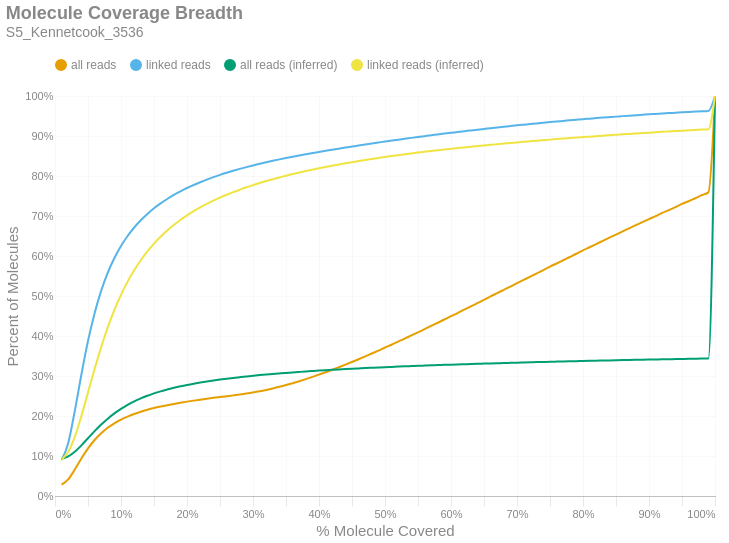

Source (notebook cell):
### Markdown cell above
### Molecule Read Coverage
This chart shows molecule coverage breadth as computed by the number of bases aligned to that molecule. In other words, "*how much of each unique long molecule is actually sequenced/aligned?*" Keep in mind there is a distinction between sequences and alignments, since some sequences belonging to a particular molecule may not align well and wouldn't appear in the alignment data. This chart also shows molecule coverage breadth as computed by the *inferred fragment* from which the aligned sequences originate. Unlike read coverage, this calculation takes into account the total insert size, including unsequenced gaps between the forward and reverse reads. Like the previous figures, these are cumulative percents.

### Code cell
if SKIPLR:
    print_html(f"Skipped")
else:
    binned_df = consolidated_hist(valids['coverage_bp'], mask, 0.01, True)
    binned_df_inf = consolidated_hist(valids['coverage_inserts'], mask, 0.01, True)
    binned_df = binned_df.with_columns(pl.lit(binned_df_inf['all reads (cumsum)']).alias('all reads (inferred)'))
    binned_df = binned_df.with_columns(pl.lit(binned_df_inf['linked reads (cumsum)']).alias('linked reads (inferred)'))
    binned_df = binned_df.with_columns(
        (pl.col('bin').cast(pl.Float64) + 0.01).alias('right_edge')
    )

    with SafeRender(binned_df):
        (
            density_plot(binned_df, 'Molecule Coverage Breadth', samplename, 'molcov', ['all reads (inferred)','linked reads (inferred)'])
            .encode(
                #x=alt.X('bin:Q', title="% Molecule Covered").axis(format = '%').scale(padding=0),
                x=alt.X('right_edge:Q', title="% Molecule Covered").axis(format='%').scale(padding=0),
                y=alt.Y('value:Q', title='Percent of Molecules')
                    .axis(format='%')
                    .stack(False)
                    .scale(domainMin=0, padding=0),
                color=alt.Color("key:N").scale(domain = ["all reads", "linked reads", "all reads (inferred)", "linked reads (inferred)"]),
                tooltip = [
                    alt.Tooltip("key:N", title = "Data Type"),
                    alt.Tooltip("range_label:N", title="% Molecule Covered"),
                    alt.Tooltip("value:Q", format = ".2%", title="% Molecules")
                ]
            )
        ).display()

### Figure 1 — Vega-Lite specification as saved in the notebook (floating-point values rounded to 4 significant figures)
{"width": "container", "height": 400, "config": {"title": {"anchor": "start", "dy": -15, "fontSize": 18, "color": "#888888", "subtitleColor": "#888888", "subtitleFontSize": 14}, "arc": {"fill": "#0072B2"}, "axis": {"domainColor": "#888888", "domainWidth": 0.5, "gridWidth": 0.2, "grid": false, "titleFontWeight": 400, "titleFontSize": 15, "labelFontSize": 11, "labelColor": "#888888", "tickColor": "#888888", "tickWidth": 0.2, "titleColor": "#888888"}, "axisBand": {"grid": false}, "axisX": {"grid": true, "tickSize": 10, "domainCap": "round"}, "axisY": {"domain": false, "grid": true, "tickSize": 0, "domainCap": "round"}, "background": "transparent", "header": {"labelFontSize": 15, "labelColor": "#888888", "titleFontSize": 15, "titleFontWeight": 600, "titleColor": "#888888"}, "legend": {"labelFont": "sans-serif", "labelFontSize": 12, "labelColor": "#888888", "symbolSize": 100, "symbolType": "circle", "titleFontSize": 12, "titlePadding": 10, "titleColor": "#888888", "title": null, "orient": "top"}, "range": {"category": ["#E69F00", "#56B4E9", "#009E73", "#F0E442", "#0072B2", "#D55E00", "#CC79A7", "#000000"], "diverging": ["#cfe8f3", "#a2d4ec", "#73bfe2", "#46abdb", "#1696d2", "#12719e"]}, "area": {"fill": "#0072B2", "fillOpacity": 0.7, "line": true, "strokeOpacity": 0.7}, "line": {"color": "#0072B2", "stroke": "#0072B2", "strokeWidth": 2}, "trail": {"color": "#0072B2", "stroke": "#0072B2", "strokeWidth": 0, "size": 1}, "point": {"filled": true, "fillOpacity": 1.0, "size": 95}, "text": {"color": "#888888", "fontSize": 11, "align": "right", "fontWeight": 400, "size": 11}, "bar": {"fill": "#0072B2", "stroke": null}, "view": {"stroke": null, "continuousWidth": 660, "continuousHeight": 400}}, "data": {"name": "data-7a6d293585a901d4cf69af09f494de36"}, "mark": {"type": "line", "interpolate": "monotone", "point": {"opacity": 0, "size": 275}}, "encoding": {"color": {"field": "key", "scale": {"domain": ["all reads", "linked reads", "all reads (inferred)", "linked reads (inferred)"]}, "type": "nominal"}, "tooltip": [{"field": "key", "title": "Data Type", "type": "nominal"}, {"field": "range_label", "title": "% Molecule Covered", "type": "nominal"}, {"field": "value", "format": ".2%", "title": "% Molecules", "type": "quantitative"}], "x": {"axis": {"format": "%"}, "field": "right_edge", "scale": {"padding": 0}, "title": "% Molecule Covered", "type": "quantitative"}, "y": {"axis": {"format": "%"}, "field": "value", "scale": {"domainMin": 0, "padding": 0}, "stack": false, "title": "Percent of Molecules", "type": "quantitative"}}, "params": [{"name": "param_c36ac31b6afebe62", "select": {"type": "point", "fields": ["key"]}, "bind": "legend"}], "title": {"text": "Molecule Coverage Breadth", "subtitle": "S5_Kennetcook_3536"}, "transform": [{"fold": ["all reads (cumsum)", "linked reads (cumsum)", "all reads (inferred)", "linked reads (inferred)"]}, {"calculate": "replace(datum.key, ' (cumsum)', '')", "as": "key"}, {"filter": {"param": "param_c36ac31b6afebe62"}}], "usermeta": {"embedOptions": {"downloadFileName": "S5_Kennetcook_3536.molcov"}}, "$schema": "https://vega.github.io/schema/vega-lite/v6.1.0.json", "datasets": {"data-7a6d293585a901d4cf69af09f494de36": [{"bin": "0.0", "interval": "0.0-0.01", "all reads": 0.02832, "linked reads": 0.08957, "all reads (cumsum)": 0.02832, "linked reads (cumsum)": 0.08957, "range_label": "0.0-0.01", "all reads (inferred)": 0.09306, "linked reads (inferred)": 0.09141, "right_edge": 0.01}, {"bin": "0.01", "interval": "0.01-0.02", "all reads": 0.01316, "linked reads": 0.0424, "all reads (cumsum)": 0.04148, "linked reads (cumsum)": 0.132, "range_label": "0.01-0.02", "all reads (inferred)": 0.09913, "linked reads (inferred)": 0.1103, "right_edge": 0.02}, {"bin": "0.02", "interval": "0.02-0.03", "all reads": 0.02461, "linked reads": 0.08083, "all reads (cumsum)": 0.06609, "linked reads (cumsum)": 0.2128, "range_label": "0.02-0.03", "all reads (inferred)": 0.1107, "linked reads (inferred)": 0.1479, "right_edge": 0.03}, {"bin": "0.03", "interval": "0.03-0.04", "all reads": 0.0276, "linked reads": 0.09103, "all reads (cumsum)": 0.09368, "linked reads (cumsum)": 0.3038, "range_label": "0.03-0.04", "all reads (inferred)": 0.1266, "linked reads (inferred)": 0.2001, "right_edge": 0.04}, {"bin": "0.04", "interval": "0.04-0.05", "all reads": 0.02523, "linked reads": 0.08349, "all reads (cumsum)": 0.1189, "linked reads (cumsum)": 0.3873, "range_label": "0.04-0.05", "all reads (inferred)": 0.1444, "linked reads (inferred)": 0.2589, "right_edge": 0.05}, {"bin": "0.05", "interval": "0.05-0.06", "all reads": 0.02112, "linked reads": 0.06983, "all reads (cumsum)": 0.14, "linked reads (cumsum)": 0.4571, "range_label": "0.05-0.06", "all reads (inferred)": 0.1621, "linked reads (inferred)": 0.3174, "right_edge": 0.06}, {"bin": "0.06", "interval": "0.06-0.07", "all reads": 0.01701, "linked reads": 0.05622, "all reads (cumsum)": 0.157, "linked reads (cumsum)": 0.5134, "range_label": "0.06-0.07", "all reads (inferred)": 0.1785, "linked reads (inferred)": 0.3722, "right_edge": 0.07}, {"bin": "0.07", "interval": "0.07-0.08", "all reads": 0.01361, "linked reads": 0.04494, "all reads (cumsum)": 0.1707, "linked reads (cumsum)": 0.5583, "range_label": "0.07-0.08", "all reads (inferred)": 0.1934, "linked reads (inferred)": 0.4215, "right_edge": 0.08}, {"bin": "0.08", "interval": "0.08-0.09", "all reads": 0.0111, "linked reads": 0.03656, "all reads (cumsum)": 0.1818, "linked reads (cumsum)": 0.5949, "range_label": "0.08-0.09", "all reads (inferred)": 0.2065, "linked reads (inferred)": 0.465, "right_edge": 0.09}, {"bin": "0.09", "interval": "0.09-0.1", "all reads": 0.009206, "linked reads": 0.03024, "all reads (cumsum)": 0.191, "linked reads (cumsum)": 0.6251, "range_label": "0.09-0.1", "all reads (inferred)": 0.2178, "linked reads (inferred)": 0.5028, "right_edge": 0.1}, {"bin": "0.1", "interval": "0.1-0.11", "all reads": 0.0076, "linked reads": 0.02493, "all reads (cumsum)": 0.1986, "linked reads (cumsum)": 0.65, "range_label": "0.1-0.11", "all reads (inferred)": 0.2278, "linked reads (inferred)": 0.536, "right_edge": 0.11}, {"bin": "0.11", "interval": "0.11-0.12", "all reads": 0.00647, "linked reads": 0.02119, "all reads (cumsum)": 0.205, "linked reads (cumsum)": 0.6712, "range_label": "0.11-0.12", "all reads (inferred)": 0.2364, "linked reads (inferred)": 0.5645, "right_edge": 0.12}, {"bin": "0.12", "interval": "0.12-0.13", "all reads": 0.005564, "linked reads": 0.01817, "all reads (cumsum)": 0.2106, "linked reads (cumsum)": 0.6894, "range_label": "0.12-0.13", "all reads (inferred)": 0.2439, "linked reads (inferred)": 0.5894, "right_edge": 0.13}, {"bin": "0.13", "interval": "0.13-0.14", "all reads": 0.004843, "linked reads": 0.01575, "all reads (cumsum)": 0.2154, "linked reads (cumsum)": 0.7052, "range_label": "0.13-0.14", "all reads (inferred)": 0.2505, "linked reads (inferred)": 0.6115, "right_edge": 0.14}, {"bin": "0.14", "interval": "0.14-0.15", "all reads": 0.004349, "linked reads": 0.0141, "all reads (cumsum)": 0.2198, "linked reads (cumsum)": 0.7193, "range_label": "0.14-0.15", "all reads (inferred)": 0.2565, "linked reads (inferred)": 0.6311, "right_edge": 0.15}, {"bin": "0.15", "interval": "0.15-0.16", "all reads": 0.0038, "linked reads": 0.0122, "all reads (cumsum)": 0.2236, "linked reads (cumsum)": 0.7314, "range_label": "0.15-0.16", "all reads (inferred)": 0.2617, "linked reads (inferred)": 0.6483, "right_edge": 0.16}, {"bin": "0.16", "interval": "0.16-0.17", "all reads": 0.00347, "linked reads": 0.01104, "all reads (cumsum)": 0.2271, "linked reads (cumsum)": 0.7425, "range_label": "0.16-0.17", "all reads (inferred)": 0.2663, "linked reads (inferred)": 0.6637, "right_edge": 0.17}, {"bin": "0.17", "interval": "0.17-0.18", "all reads": 0.003204, "linked reads": 0.01005, "all reads (cumsum)": 0.2303, "linked reads (cumsum)": 0.7525, "range_label": "0.17-0.18", "all reads (inferred)": 0.2705, "linked reads (inferred)": 0.6775, "right_edge": 0.18}, {"bin": "0.18", "interval": "0.18-0.19", "all reads": 0.002944, "linked reads": 0.009116, "all reads (cumsum)": 0.2332, "linked reads (cumsum)": 0.7616, "range_label": "0.18-0.19", "all reads (inferred)": 0.2743, "linked reads (inferred)": 0.6901, "right_edge": 0.19}, {"bin": "0.19", "interval": "0.19-0.2", "all reads": 0.002741, "linked reads": 0.008329, "all reads (cumsum)": 0.2359, "linked reads (cumsum)": 0.77, "range_label": "0.19-0.2", "all reads (inferred)": 0.2777, "linked reads (inferred)": 0.7016, "right_edge": 0.2}, {"bin": "0.2", "interval": "0.2-0.21", "all reads": 0.00251, "linked reads": 0.007528, "all reads (cumsum)": 0.2385, "linked reads (cumsum)": 0.7775, "range_label": "0.2-0.21", "all reads (inferred)": 0.2809, "linked reads (inferred)": 0.712, "right_edge": 0.21}, {"bin": "0.21", "interval": "0.21-0.22", "all reads": 0.002383, "linked reads": 0.006992, "all reads (cumsum)": 0.2408, "linked reads (cumsum)": 0.7845, "range_label": "0.21-0.22", "all reads (inferred)": 0.2837, "linked reads (inferred)": 0.7215, "right_edge": 0.22}, {"bin": "0.22", "interval": "0.22-0.23", "all reads": 0.002296, "linked reads": 0.006599, "all reads (cumsum)": 0.2431, "linked reads (cumsum)": 0.7911, "range_label": "0.22-0.23", "all reads (inferred)": 0.2864, "linked reads (inferred)": 0.7302, "right_edge": 0.23}, {"bin": "0.23", "interval": "0.23-0.24", "all reads": 0.002214, "linked reads": 0.006114, "all reads (cumsum)": 0.2453, "linked reads (cumsum)": 0.7972, "range_label": "0.23-0.24", "all reads (inferred)": 0.2889, "linked reads (inferred)": 0.7384, "right_edge": 0.24}, {"bin": "0.24", "interval": "0.24-0.25", "all reads": 0.002119, "linked reads": 0.005641, "all reads (cumsum)": 0.2475, "linked reads (cumsum)": 0.8029, "range_label": "0.24-0.25", "all reads (inferred)": 0.2912, "linked reads (inferred)": 0.746, "right_edge": 0.25}, {"bin": "0.25", "interval": "0.25-0.26", "all reads": 0.00206, "linked reads": 0.005254, "all reads (cumsum)": 0.2495, "linked reads (cumsum)": 0.8081, "range_label": "0.25-0.26", "all reads (inferred)": 0.2933, "linked reads (inferred)": 0.7531, "right_edge": 0.26}, {"bin": "0.26", "interval": "0.26-0.27", "all reads": 0.002049, "linked reads": 0.004944, "all reads (cumsum)": 0.2516, "linked reads (cumsum)": 0.813, "range_label": "0.26-0.27", "all reads (inferred)": 0.2953, "linked reads (inferred)": 0.7596, "right_edge": 0.27}, {"bin": "0.27", "interval": "0.27-0.28", "all reads": 0.002123, "linked reads": 0.004756, "all reads (cumsum)": 0.2537, "linked reads (cumsum)": 0.8178, "range_label": "0.27-0.28", "all reads (inferred)": 0.2972, "linked reads (inferred)": 0.7658, "right_edge": 0.28}, {"bin": "0.28", "interval": "0.28-0.29", "all reads": 0.002333, "linked reads": 0.004438, "all reads (cumsum)": 0.256, "linked reads (cumsum)": 0.8222, "range_label": "0.28-0.29", "all reads (inferred)": 0.299, "linked reads (inferred)": 0.7717, "right_edge": 0.29}, {"bin": "0.29", "interval": "0.29-0.3", "all reads": 0.002686, "linked reads": 0.004226, "all reads (cumsum)": 0.2587, "linked reads (cumsum)": 0.8265, "range_label": "0.29-0.3", "all reads (inferred)": 0.3006, "linked reads (inferred)": 0.7771, "right_edge": 0.3}, {"bin": "0.3", "interval": "0.3-0.31", "all reads": 0.003026, "linked reads": 0.003979, "all reads (cumsum)": 0.2617, "linked reads (cumsum)": 0.8304, "range_label": "0.3-0.31", "all reads (inferred)": 0.3022, "linked reads (inferred)": 0.7824, "right_edge": 0.31}, {"bin": "0.31", "interval": "0.31-0.32", "all reads": 0.003432, "linked reads": 0.00389, "all reads (cumsum)": 0.2652, "linked reads (cumsum)": 0.8343, "range_label": "0.31-0.32", "all reads (inferred)": 0.3037, "linked reads (inferred)": 0.7874, "right_edge": 0.32}, {"bin": "0.32", "interval": "0.32-0.33", "all reads": 0.003752, "linked reads": 0.003699, "all reads (cumsum)": 0.2689, "linked reads (cumsum)": 0.838, "range_label": "0.32-0.33", "all reads (inferred)": 0.3051, "linked reads (inferred)": 0.792, "right_edge": 0.33}, {"bin": "0.33", "interval": "0.33-0.34", "all reads": 0.004043, "linked reads": 0.003533, "all reads (cumsum)": 0.273, "linked reads (cumsum)": 0.8416, "range_label": "0.33-0.34", "all reads (inferred)": 0.3065, "linked reads (inferred)": 0.7964, "right_edge": 0.34}, {"bin": "0.34", "interval": "0.34-0.35", "all reads": 0.004379, "linked reads": 0.003332, "all reads (cumsum)": 0.2773, "linked reads (cumsum)": 0.8449, "range_label": "0.34-0.35", "all reads (inferred)": 0.3078, "linked reads (inferred)": 0.8007, "right_edge": 0.35}, {"bin": "0.35", "interval": "0.35-0.36", "all reads": 0.00469, "linked reads": 0.003229, "all reads (cumsum)": 0.282, "linked reads (cumsum)": 0.8481, "range_label": "0.35-0.36", "all reads (inferred)": 0.309, "linked reads (inferred)": 0.8048, "right_edge": 0.36}, {"bin": "0.36", "interval": "0.36-0.37", "all reads": 0.004968, "linked reads": 0.003138, "all reads (cumsum)": 0.287, "linked reads (cumsum)": 0.8513, "range_label": "0.36-0.37", "all reads (inferred)": 0.3102, "linked reads (inferred)": 0.8086, "right_edge": 0.37}, {"bin": "0.37", "interval": "0.37-0.38", "all reads": 0.005279, "linked reads": 0.003047, "all reads (cumsum)": 0.2923, "linked reads (cumsum)": 0.8543, "range_label": "0.37-0.38", "all reads (inferred)": 0.3113, "linked reads (inferred)": 0.8123, "right_edge": 0.38}, {"bin": "0.38", "interval": "0.38-0.39", "all reads": 0.005473, "linked reads": 0.002943, "all reads (cumsum)": 0.2978, "linked reads (cumsum)": 0.8573, "range_label": "0.38-0.39", "all reads (inferred)": 0.3124, "linked reads (inferred)": 0.8159, "right_edge": 0.39}, {"bin": "0.39", "interval": "0.39-0.4", "all reads": 0.005813, "linked reads": 0.002939, "all reads (cumsum)": 0.3036, "linked reads (cumsum)": 0.8602, "range_label": "0.39-0.4", "all reads (inferred)": 0.3135, "linked reads (inferred)": 0.8193, "right_edge": 0.4}, {"bin": "0.4", "interval": "0.4-0.41", "all reads": 0.005798, "linked reads": 0.002725, "all reads (cumsum)": 0.3094, "linked reads (cumsum)": 0.8629, "range_label": "0.4-0.41", "all reads (inferred)": 0.3144, "linked reads (inferred)": 0.8226, "right_edge": 0.41}, {"bin": "0.41", "interval": "0.41-0.42", "all reads": 0.006132, "linked reads": 0.002793, "all reads (cumsum)": 0.3155, "linked reads (cumsum)": 0.8657, "range_label": "0.41-0.42", "all reads (inferred)": 0.3154, "linked reads (inferred)": 0.8257, "right_edge": 0.42}, {"bin": "0.42", "interval": "0.42-0.43", "all reads": 0.006362, "linked reads": 0.002661, "all reads (cumsum)": 0.3219, "linked reads (cumsum)": 0.8684, "range_label": "0.42-0.43", "all reads (inferred)": 0.3163, "linked reads (inferred)": 0.8287, "right_edge": 0.43}, {"bin": "0.43", "interval": "0.43-0.44", "all reads": 0.006467, "linked reads": 0.002664, "all reads (cumsum)": 0.3283, "linked reads (cumsum)": 0.871, "range_label": "0.43-0.44", "all reads (inferred)": 0.3172, "linked reads (inferred)": 0.8317, "right_edge": 0.44}, {"bin": "0.44", "interval": "0.44-0.45", "all reads": 0.006737, "linked reads": 0.002586, "all reads (cumsum)": 0.3351, "linked reads (cumsum)": 0.8736, "range_label": "0.44-0.45", "all reads (inferred)": 0.3181, "linked reads (inferred)": 0.8345, "right_edge": 0.45}, {"bin": "0.45", "interval": "0.45-0.46", "all reads": 0.006865, "linked reads": 0.002593, "all reads (cumsum)": 0.3419, "linked reads (cumsum)": 0.8762, "range_label": "0.45-0.46", "all reads (inferred)": 0.3189, "linked reads (inferred)": 0.8373, "right_edge": 0.46}, {"bin": "0.46", "interval": "0.46-0.47", "all reads": 0.007039, "linked reads": 0.002568, "all reads (cumsum)": 0.349, "linked reads (cumsum)": 0.8788, "range_label": "0.46-0.47", "all reads (inferred)": 0.3198, "linked reads (inferred)": 0.84, "right_edge": 0.47}, {"bin": "0.47", "interval": "0.47-0.48", "all reads": 0.007218, "linked reads": 0.00248, "all reads (cumsum)": 0.3562, "linked reads (cumsum)": 0.8813, "range_label": "0.47-0.48", "all reads (inferred)": 0.3206, "linked reads (inferred)": 0.8426, "right_edge": 0.48}, {"bin": "0.48", "interval": "0.48-0.49", "all reads": 0.007092, "linked reads": 0.002432, "all reads (cumsum)": 0.3633, "linked reads (cumsum)": 0.8837, "range_label": "0.48-0.49", "all reads (inferred)": 0.3213, "linked reads (inferred)": 0.8451, "right_edge": 0.49}, {"bin": "0.49", "interval": "0.49-0.5", "all reads": 0.007907, "linked reads": 0.002469, "all reads (cumsum)": 0.3712, "linked reads (cumsum)": 0.8862, "range_label": "0.49-0.5", "all reads (inferred)": 0.3221, "linked reads (inferred)": 0.8476, "right_edge": 0.5}, {"bin": "0.5", "interval": "0.5-0.51", "all reads": 0.006963, "linked reads": 0.0023, "all reads (cumsum)": 0.3781, "linked reads (cumsum)": 0.8885, "range_label": "0.5-0.51", "all reads (inferred)": 0.3228, "linked reads (inferred)": 0.8499, "right_edge": 0.51}, {"bin": "0.51", "interval": "0.51-0.52", "all reads": 0.007818, "linked reads": 0.002324, "all reads (cumsum)": 0.386, "linked reads (cumsum)": 0.8908, "range_label": "0.51-0.52", "all reads (inferred)": 0.3235, "linked reads (inferred)": 0.8521, "right_edge": 0.52}, {"bin": "0.52", "interval": "0.52-0.53", "all reads": 0.007546, "linked reads": 0.002186, "all reads (cumsum)": 0.3935, "linked reads (cumsum)": 0.893, "range_label": "0.52-0.53", "all reads (inferred)": 0.3241, "linked reads (inferred)": 0.8543, "right_edge": 0.53}, {"bin": "0.53", "interval": "0.53-0.54", "all reads": 0.007918, "linked reads": 0.002327, "all reads (cumsum)": 0.4014, "linked reads (cumsum)": 0.8953, "range_label": "0.53-0.54", "all reads (inferred)": 0.3248, "linked reads (inferred)": 0.8564, "right_edge": 0.54}, {"bin": "0.54", "interval": "0.54-0.55", "all reads": 0.007803, "linked reads": 0.002203, "all reads (cumsum)": 0.4092, "linked reads (cumsum)": 0.8975, "range_label": "0.54-0.55", "all reads (inferred)": 0.3254, "linked reads (inferred)": 0.8585, "right_edge": 0.55}, {"bin": "0.55", "interval": "0.55-0.56", "all reads": 0.007951, "linked reads": 0.002135, "all reads (cumsum)": 0.4172, "linked reads (cumsum)": 0.8996, "range_label": "0.55-0.56", "all reads (inferred)": 0.3261, "linked reads (inferred)": 0.8605, "right_edge": 0.56}, {"bin": "0.56", "interval": "0.56-0.57", "all reads": 0.007968, "linked reads": 0.002151, "all reads (cumsum)": 0.4252, "linked reads (cumsum)": 0.9018, "range_label": "0.56-0.57", "all reads (inferred)": 0.3267, "linked reads (inferred)": 0.8625, "right_edge": 0.57}, {"bin": "0.57", "interval": "0.57-0.58", "all reads": 0.007934, "linked reads": 0.002054, "all reads (cumsum)": 0.4331, "linked reads (cumsum)": 0.9038, "range_label": "0.57-0.58", "all reads (inferred)": 0.3272, "linked reads (inferred)": 0.8643, "right_edge": 0.58}, {"bin": "0.58", "interval": "0.58-0.59", "all reads": 0.008122, "linked reads": 0.002137, "all reads (cumsum)": 0.4412, "linked reads (cumsum)": 0.906, "range_label": "0.58-0.59", "all reads (inferred)": 0.3278, "linked reads (inferred)": 0.8662, "right_edge": 0.59}, {"bin": "0.59", "interval": "0.59-0.6", "all reads": 0.008327, "linked reads": 0.002027, "all reads (cumsum)": 0.4495, "linked reads (cumsum)": 0.908, "range_label": "0.59-0.6", "all reads (inferred)": 0.3284, "linked reads (inferred)": 0.868, "right_edge": 0.6}, {"bin": "0.6", "interval": "0.6-0.61", "all reads": 0.00789, "linked reads": 0.001973, "all reads (cumsum)": 0.4574, "linked reads (cumsum)": 0.91, "range_label": "0.6-0.61", "all reads (inferred)": 0.3289, "linked reads (inferred)": 0.8697, "right_edge": 0.61}, {"bin": "0.61", "interval": "0.61-0.62", "all reads": 0.008365, "linked reads": 0.002017, "all reads (cumsum)": 0.4658, "linked reads (cumsum)": 0.912, "range_label": "0.61-0.62", "all reads (inferred)": 0.3295, "linked reads (inferred)": 0.8715, "right_edge": 0.62}, {"bin": "0.62", "interval": "0.62-0.63", "all reads": 0.008152, "linked reads": 0.001894, "all reads (cumsum)": 0.4739, "linked reads (cumsum)": 0.9139, "range_label": "0.62-0.63", "all reads (inferred)": 0.33, "linked reads (inferred)": 0.8731, "right_edge": 0.63}, {"bin": "0.63", "interval": "0.63-0.64", "all reads": 0.008265, "linked reads": 0.001862, "all reads (cumsum)": 0.4822, "linked reads (cumsum)": 0.9158, "range_label": "0.63-0.64", "all reads (inferred)": 0.3305, "linked reads (inferred)": 0.8748, "right_edge": 0.64}, {"bin": "0.64", "interval": "0.64-0.65", "all reads": 0.008152, "linked reads": 0.001859, "all reads (cumsum)": 0.4904, "linked reads (cumsum)": 0.9176, "range_label": "0.64-0.65", "all reads (inferred)": 0.331, "linked reads (inferred)": 0.8764, "right_edge": 0.65}, {"bin": "0.65", "interval": "0.65-0.66", "all reads": 0.008605, "linked reads": 0.001952, "all reads (cumsum)": 0.499, "linked reads (cumsum)": 0.9196, "range_label": "0.65-0.66", "all reads (inferred)": 0.3315, "linked reads (inferred)": 0.8779, "right_edge": 0.66}, {"bin": "0.66", "interval": "0.66-0.67", "all reads": 0.008165, "linked reads": 0.001813, "all reads (cumsum)": 0.5071, "linked reads (cumsum)": 0.9214, "range_label": "0.66-0.67", "all reads (inferred)": 0.3319, "linked reads (inferred)": 0.8794, "right_edge": 0.67}, {"bin": "0.67", "interval": "0.67-0.68", "all reads": 0.008322, "linked reads": 0.001809, "all reads (cumsum)": 0.5155, "linked reads (cumsum)": 0.9232, "range_label": "0.67-0.68", "all reads (inferred)": 0.3324, "linked reads (inferred)": 0.881, "right_edge": 0.68}, {"bin": "0.68", "interval": "0.68-0.69", "all reads": 0.00815, "linked reads": 0.001714, "all reads (cumsum)": 0.5236, "linked reads (cumsum)": 0.9249, "range_label": "0.68-0.69", "all reads (inferred)": 0.3329, "linked reads (inferred)": 0.8825, "right_edge": 0.69}, {"bin": "0.69", "interval": "0.69-0.7", "all reads": 0.008324, "linked reads": 0.00169, "all reads (cumsum)": 0.5319, "linked reads (cumsum)": 0.9266, "range_label": "0.69-0.7", "all reads (inferred)": 0.3334, "linked reads (inferred)": 0.884, "right_edge": 0.7}, {"bin": "0.7", "interval": "0.7-0.71", "all reads": 0.00819, "linked reads": 0.001643, "all reads (cumsum)": 0.5401, "linked reads (cumsum)": 0.9282, "range_label": "0.7-0.71", "all reads (inferred)": 0.3338, "linked reads (inferred)": 0.8854, "right_edge": 0.71}, {"bin": "0.71", "interval": "0.71-0.72", "all reads": 0.008206, "linked reads": 0.001632, "all reads (cumsum)": 0.5483, "linked reads (cumsum)": 0.9299, "range_label": "0.71-0.72", "all reads (inferred)": 0.3343, "linked reads (inferred)": 0.8869, "right_edge": 0.72}, {"bin": "0.72", "interval": "0.72-0.73", "all reads": 0.008367, "linked reads": 0.001646, "all reads (cumsum)": 0.5567, "linked reads (cumsum)": 0.9315, "range_label": "0.72-0.73", "all reads (inferred)": 0.3347, "linked reads (inferred)": 0.8883, "right_edge": 0.73}, {"bin": "0.73", "interval": "0.73-0.74", "all reads": 0.008117, "linked reads": 0.001592, "all reads (cumsum)": 0.5648, "linked reads (cumsum)": 0.9331, "range_label": "0.73-0.74", "all reads (inferred)": 0.3351, "linked reads (inferred)": 0.8896, "right_edge": 0.74}, {"bin": "0.74", "interval": "0.74-0.75", "all reads": 0.00851, "linked reads": 0.001612, "all reads (cumsum)": 0.5733, "linked reads (cumsum)": 0.9347, "range_label": "0.74-0.75", "all reads (inferred)": 0.3355, "linked reads (inferred)": 0.8909, "right_edge": 0.75}, {"bin": "0.75", "interval": "0.75-0.76", "all reads": 0.007982, "linked reads": 0.001528, "all reads (cumsum)": 0.5813, "linked reads (cumsum)": 0.9363, "range_label": "0.75-0.76", "all reads (inferred)": 0.3359, "linked reads (inferred)": 0.8922, "right_edge": 0.76}, {"bin": "0.76", "interval": "0.76-0.77", "all reads": 0.008117, "linked reads": 0.00146, "all reads (cumsum)": 0.5894, "linked reads (cumsum)": 0.9377, "range_label": "0.76-0.77", "all reads (inferred)": 0.3363, "linked reads (inferred)": 0.8935, "right_edge": 0.77}, {"bin": "0.77", "interval": "0.77-0.78", "all reads": 0.008117, "linked reads": 0.001476, "all reads (cumsum)": 0.5975, "linked reads (cumsum)": 0.9392, "range_label": "0.77-0.78", "all reads (inferred)": 0.3367, "linked reads (inferred)": 0.8947, "right_edge": 0.78}, {"bin": "0.78", "interval": "0.78-0.79", "all reads": 0.008051, "linked reads": 0.00146, "all reads (cumsum)": 0.6056, "linked reads (cumsum)": 0.9406, "range_label": "0.78-0.79", "all reads (inferred)": 0.3371, "linked reads (inferred)": 0.896, "right_edge": 0.79}, {"bin": "0.79", "interval": "0.79-0.8", "all reads": 0.008509, "linked reads": 0.001437, "all reads (cumsum)": 0.6141, "linked reads (cumsum)": 0.9421, "range_label": "0.79-0.8", "all reads (inferred)": 0.3375, "linked reads (inferred)": 0.8973, "right_edge": 0.8}, {"bin": "0.8", "interval": "0.8-0.81", "all reads": 0.007828, "linked reads": 0.001321, "all reads (cumsum)": 0.6219, "linked reads (cumsum)": 0.9434, "range_label": "0.8-0.81", "all reads (inferred)": 0.3379, "linked reads (inferred)": 0.8984, "right_edge": 0.81}, {"bin": "0.81", "interval": "0.81-0.82", "all reads": 0.007935, "linked reads": 0.001369, "all reads (cumsum)": 0.6299, "linked reads (cumsum)": 0.9448, "range_label": "0.81-0.82", "all reads (inferred)": 0.3383, "linked reads (inferred)": 0.8996, "right_edge": 0.82}, {"bin": "0.82", "interval": "0.82-0.83", "all reads": 0.008038, "linked reads": 0.001288, "all reads (cumsum)": 0.6379, "linked reads (cumsum)": 0.9461, "range_label": "0.82-0.83", "all reads (inferred)": 0.3386, "linked reads (inferred)": 0.9007, "right_edge": 0.83}, {"bin": "0.83", "interval": "0.83-0.84", "all reads": 0.007915, "linked reads": 0.001203, "all reads (cumsum)": 0.6458, "linked reads (cumsum)": 0.9473, "range_label": "0.83-0.84", "all reads (inferred)": 0.339, "linked reads (inferred)": 0.9019, "right_edge": 0.84}, {"bin": "0.84", "interval": "0.84-0.85", "all reads": 0.007743, "linked reads": 0.001171, "all reads (cumsum)": 0.6536, "linked reads (cumsum)": 0.9484, "range_label": "0.84-0.85", "all reads (inferred)": 0.3393, "linked reads (inferred)": 0.903, "right_edge": 0.85}, {"bin": "0.85", "interval": "0.85-0.86", "all reads": 0.007942, "linked reads": 0.001255, "all reads (cumsum)": 0.6615, "linked reads (cumsum)": 0.9497, "range_label": "0.85-0.86", "all reads (inferred)": 0.3397, "linked reads (inferred)": 0.9041, "right_edge": 0.86}, {"bin": "0.86", "interval": "0.86-0.87", "all reads": 0.00771, "linked reads": 0.001172, "all reads (cumsum)": 0.6692, "linked reads (cumsum)": 0.9509, "range_label": "0.86-0.87", "all reads (inferred)": 0.34, "linked reads (inferred)": 0.9052, "right_edge": 0.87}, {"bin": "0.87", "interval": "0.87-0.88", "all reads": 0.007829, "linked reads": 0.001079, "all reads (cumsum)": 0.677, "linked reads (cumsum)": 0.9519, "range_label": "0.87-0.88", "all reads (inferred)": 0.3404, "linked reads (inferred)": 0.9063, "right_edge": 0.88}, {"bin": "0.88", "interval": "0.88-0.89", "all reads": 0.007594, "linked reads": 0.0011, "all reads (cumsum)": 0.6846, "linked reads (cumsum)": 0.953, "range_label": "0.88-0.89", "all reads (inferred)": 0.3407, "linked reads (inferred)": 0.9073, "right_edge": 0.89}, {"bin": "0.89", "interval": "0.89-0.9", "all reads": 0.007754, "linked reads": 0.001105, "all reads (cumsum)": 0.6924, "linked reads (cumsum)": 0.9541, "range_label": "0.89-0.9", "all reads (inferred)": 0.341, "linked reads (inferred)": 0.9083, "right_edge": 0.9}, {"bin": "0.9", "interval": "0.9-0.91", "all reads": 0.007169, "linked reads": 0.001028, "all reads (cumsum)": 0.6996, "linked reads (cumsum)": 0.9552, "range_label": "0.9-0.91", "all reads (inferred)": 0.3413, "linked reads (inferred)": 0.9093, "right_edge": 0.91}, {"bin": "0.91", "interval": "0.91-0.92", "all reads": 0.008234, "linked reads": 0.001088, "all reads (cumsum)": 0.7078, "linked reads (cumsum)": 0.9563, "range_label": "0.91-0.92", "all reads (inferred)": 0.3417, "linked reads (inferred)": 0.9104, "right_edge": 0.92}, {"bin": "0.92", "interval": "0.92-0.93", "all reads": 0.006895, "linked reads": 0.000928, "all reads (cumsum)": 0.7147, "linked reads (cumsum)": 0.9572, "range_label": "0.92-0.93", "all reads (inferred)": 0.342, "linked reads (inferred)": 0.9113, "right_edge": 0.93}, {"bin": "0.93", "interval": "0.93-0.94", "all reads": 0.00755, "linked reads": 0.001012, "all reads (cumsum)": 0.7222, "linked reads (cumsum)": 0.9582, "range_label": "0.93-0.94", "all reads (inferred)": 0.3423, "linked reads (inferred)": 0.9123, "right_edge": 0.94}, {"bin": "0.94", "interval": "0.94-0.95", "all reads": 0.007936, "linked reads": 0.0009643, "all reads (cumsum)": 0.7302, "linked reads (cumsum)": 0.9592, "range_label": "0.94-0.95", "all reads (inferred)": 0.3426, "linked reads (inferred)": 0.9132, "right_edge": 0.95}, {"bin": "0.95", "interval": "0.95-0.96", "all reads": 0.006615, "linked reads": 0.0009162, "all reads (cumsum)": 0.7368, "linked reads (cumsum)": 0.9601, "range_label": "0.95-0.96", "all reads (inferred)": 0.3429, "linked reads (inferred)": 0.9142, "right_edge": 0.96}, {"bin": "0.96", "interval": "0.96-0.97", "all reads": 0.007601, "linked reads": 0.0008807, "all reads (cumsum)": 0.7444, "linked reads (cumsum)": 0.961, "range_label": "0.96-0.97", "all reads (inferred)": 0.3432, "linked reads (inferred)": 0.9151, "right_edge": 0.97}, {"bin": "0.97", "interval": "0.97-0.98", "all reads": 0.007696, "linked reads": 0.0008866, "all reads (cumsum)": 0.7521, "linked reads (cumsum)": 0.9619, "range_label": "0.97-0.98", "all reads (inferred)": 0.3436, "linked reads (inferred)": 0.9161, "right_edge": 0.98}, {"bin": "0.98", "interval": "0.98-0.99", "all reads": 0.006994, "linked reads": 0.0008942, "all reads (cumsum)": 0.7591, "linked reads (cumsum)": 0.9627, "range_label": "0.98-0.99", "all reads (inferred)": 0.3439, "linked reads (inferred)": 0.917, "right_edge": 0.99}, {"bin": "0.99", "interval": "0.99-1.0", "all reads": 0.2409, "linked reads": 0.03725, "all reads (cumsum)": 1.0, "linked reads (cumsum)": 1.0, "range_label": "0.99-1.0", "all reads (inferred)": 1.0, "linked reads (inferred)": 1.0, "right_edge": 1.0}]}}
